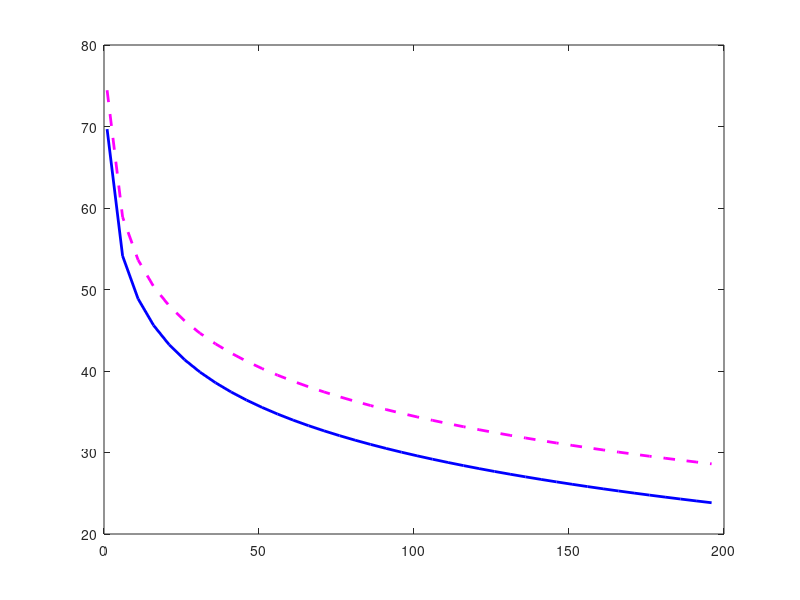

Source code (MATLAB): (Note: this script raises an error after producing the figure.)
%LMZoneTutorial

% The purpose of this code is to demonstrate a simplistic
% compliance/noncompliance framework for determining harmful interference at
% the output of the receiver antenna

% System parameters

Pt_dBm = 46;
Gt_dBi = 15;
Gr_dBi = 10;

f_MHz = 4400;
BW_Hz = 1e6;
NF_dB = 5;

misc_loss = 5;

I_N_threshold = -6;

% Noise floor

kT_dBmHz = -174;
N_dBm = kT_dBmHz + 10*log10(BW_Hz) + NF_dB;

% Distance range

d_km = 1:5:200;   % 1 km to 200 km in 5 km steps

% FSPL model

FSPL_dB = 32.45 + 20*log10(d_km) + 20*log10(f_MHz);

% Diffraction / excess loss

diffraction_loss = 0; % will add terrain dependant model later

% Combine path loss

PL_dB = FSPL_dB + diffraction_loss;

% Compute Aggregate interference (multiple transmitters)
% Convert each transmitters power from dBm to milliwatts. Sum interference
% powers together and convert total interference back to dBm.
% Then calculate total I/N dBm and compare against the protection
% threshold.

I_dBm = Pt_dBm + Gt_dBi + Gr_dBi ...
        - PL_dB ...
        - misc_loss;

num_interferers = 3;

I_mW = 10.^(I_dBm/10);

I_total_mW = num_interferers * I_mW;

I_total_dBm = 10*log10(I_total_mW);

% Compute I/N ratio

I_over_N_dB = I_total_dBm - N_dBm;

% Calculate protection distance

idx = find(I_over_N_dB < I_N_threshold, 1, 'first'); % get the index of the first I/N criteria met

if isempty(idx)
    d_protect_km = NaN;
    disp("Threshold not reached within 200 km range");
else
    d_protect_km = d_km(idx);
end

fprintf("Protection distance: %.2f km\n", d_protect_km);

% Plot (LINEAR SCALE)

% I/N for a single interferer
I_over_N_single = I_dBm - N_dBm;

% I/N for the aggregate interference
I_over_N_aggregate = I_total_dBm - N_dBm;

figure;
plot(d_km, I_over_N_single, 'b-', 'LineWidth', 2); hold on;
plot(d_km, I_over_N_aggregate, 'm--', 'LineWidth', 2);
yline(I_N_threshold,'r--','LineWidth',2);

grid on;
xlabel("Distance (km)");
ylabel("I/N (dB)");
title("Single vs Aggregate Interference");
legend("Single Interferer", ...
    "3 Interferers (Aggregate)", ...
    "-6 dB Threshold", ...
    "Location","best");
